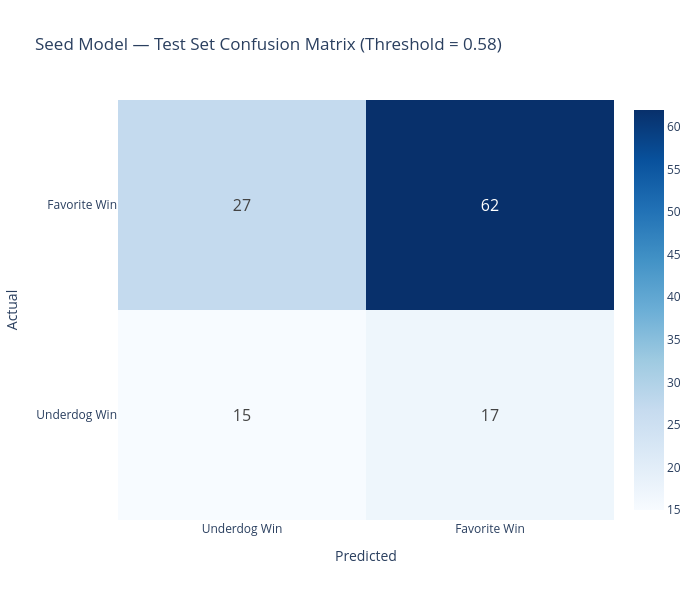

Notebook cell for this chart:
### Code cell
# Confusion matrix at the threshold that I decided to use 
THRESHOLD = 0.58

y_pred = (y_proba >= THRESHOLD).astype(int)
auc = roc_auc_score(y_true, y_proba)

print(f"Threshold: {THRESHOLD}")
print(f"ROC AUC: {auc:.4f}\n")
print("Classification Report (Test Set):")
print(classification_report(y_true, y_pred, target_names=['Underdog Win', 'Favorite Win']))

# Here we want to build out our confusion matrix to see how well it did on the test set 
cm = confusion_matrix(y_true, y_pred)

fig_cm = go.Figure(
    data=go.Heatmap(
        z=cm,
        x=['Underdog Win', 'Favorite Win'],   
        y=['Underdog Win', 'Favorite Win'],   
        text=cm,
        texttemplate="%{text}",
        textfont={"size": 16},
        colorscale="Blues",
        showscale=True,
        hovertemplate=(
            "Predicted: %{x}<br>"
            "Actual: %{y}<br>"
            "Count: %{z}<extra></extra>"
        )
    )
)

fig_cm.update_layout(
    title=f"Seed Model — Test Set Confusion Matrix (Threshold = {THRESHOLD})",
    xaxis_title="Predicted",
    yaxis_title="Actual",
    template="plotly_white",
    width=700,
    height=600
)

fig_cm.show()

### Figure 1 — Plotly figure (JSON) as saved in the notebook; plotly's stock layout.template omitted (floating-point values rounded to 4 significant figures)
{"data": [{"colorscale": [[0, "rgb(247,251,255)"], [0.125, "rgb(222,235,247)"], [0.25, "rgb(198,219,239)"], [0.375, "rgb(158,202,225)"], [0.5, "rgb(107,174,214)"], [0.625, "rgb(66,146,198)"], [0.75, "rgb(33,113,181)"], [0.875, "rgb(8,81,156)"], [1, "rgb(8,48,107)"]], "hovertemplate": "Predicted: %{x}<br>Actual: %{y}<br>Count: %{z}<extra></extra>", "showscale": true, "text": [[15, 17], [27, 62]], "textfont": {"size": 16}, "texttemplate": "%{text}", "type": "heatmap", "x": ["Underdog Win", "Favorite Win"], "y": ["Underdog Win", "Favorite Win"], "z": [[15, 17], [27, 62]]}], "layout": {"height": 600, "title": {"text": "Seed Model — Test Set Confusion Matrix (Threshold = 0.58)"}, "width": 700, "xaxis": {"title": {"text": "Predicted"}}, "yaxis": {"title": {"text": "Actual"}}}}
